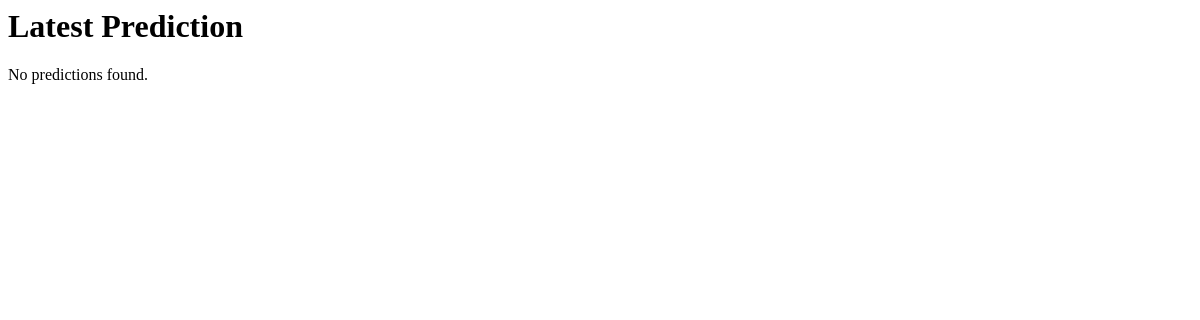
The page /predictions/latest-prediction/ on the database as committed earlier.
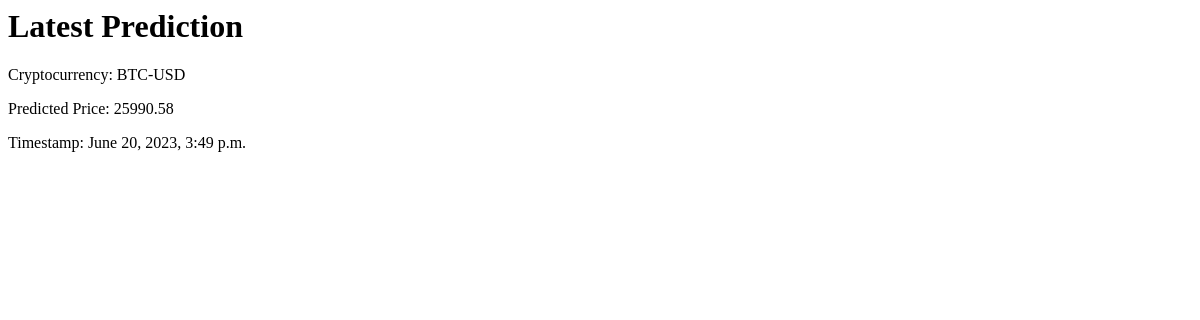
The same page on the database as committed later.
### predictions/models.py (models this page shows, shortened)
class Prediction(models.Model):
    timestamp = models.DateTimeField(auto_now_add=True)
    cryptocurrency = models.CharField(max_length=50)
    predicted_price = models.DecimalField(max_digits=10, decimal_places=2)

### predictions/views.py (the view)
# urls.py: path('latest-prediction/', latest_prediction, name='latest_prediction'),
def latest_prediction(request):
    latest_prediction = Prediction.objects.last()
    return render(request, 'predictions/latest_prediction.html', {'prediction': latest_prediction})

### predictions/templates/predictions/latest_prediction.html
<h1>Latest Prediction</h1>
{% if prediction %}
    <p>Cryptocurrency: {{ prediction.cryptocurrency }}</p>
    <p>Predicted Price: {{ prediction.predicted_price }}</p>
    <p>Timestamp: {{ prediction.timestamp }}</p>
{% else %}
    <p>No predictions found.</p>
{% endif %}

Rows that differ between the two databases and show on the page:
added Prediction: cryptocurrency "BTC-USD", predicted_price "25990.58", timestamp "June 20, 2023, 3:49 p.m."
Other text that changed with them:
text no longer shown: "No predictions found."
text now shown: "Cryptocurrency: Predicted Price: Timestamp:"
